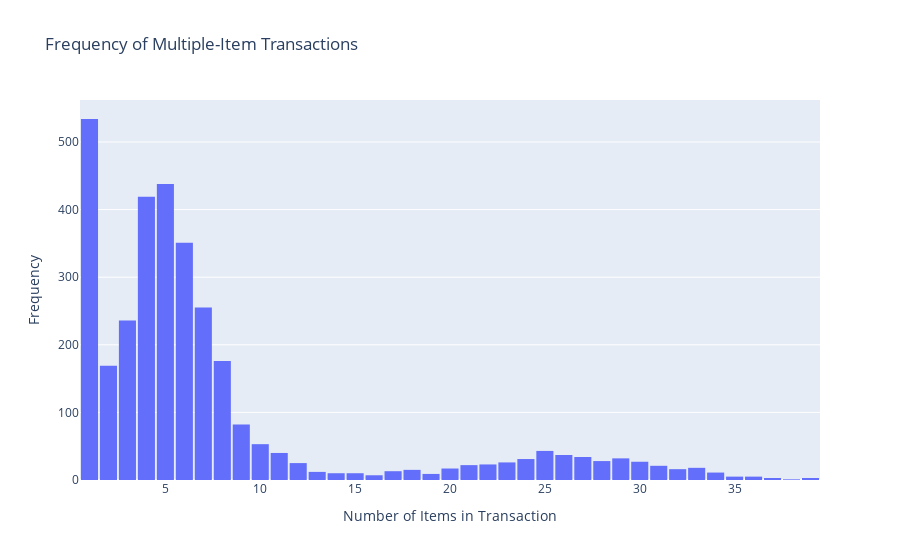

The cell this chart's notebook holds for it:
### Markdown cell above
#### There are very small percentage of single item bought

### Code cell
import plotly.express as px

fig = px.histogram(transaction_counts, x='row_count', title='Frequency of Multiple-Item Transactions')
fig.update_layout(
    xaxis_title='Number of Items in Transaction',
    yaxis_title='Frequency',
    bargap=0.1  # Adjust the gap between bars
)
fig.show()

### Figure 1 — Plotly figure (JSON) as saved in the notebook; plotly's stock layout.template omitted (floating-point values rounded to 4 significant figures; data arrays with more than 128 entries replaced by an {"elided": "..."} marker saying what was removed)
{"data": [{"alignmentgroup": "True", "bingroup": "x", "hovertemplate": "row_count=%{x}<br>count=%{y}<extra></extra>", "legendgroup": "", "marker": {"color": "#636efa", "pattern": {"shape": ""}}, "name": "", "offsetgroup": "", "orientation": "v", "showlegend": false, "type": "histogram", "x": {"elided": "3257 int values"}, "xaxis": "x", "yaxis": "y"}], "layout": {"bargap": 0.1, "barmode": "relative", "legend": {"tracegroupgap": 0}, "title": {"text": "Frequency of Multiple-Item Transactions"}, "xaxis": {"anchor": "y", "domain": [0, 1], "title": {"text": "Number of Items in Transaction"}}, "yaxis": {"anchor": "x", "domain": [0, 1], "title": {"text": "Frequency"}}}}
